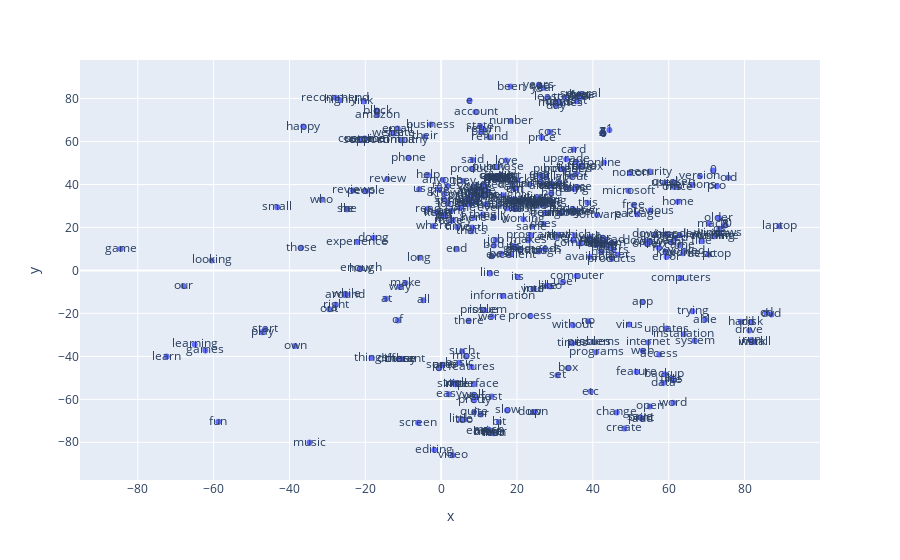

This figure's notebook cell:
### Code cell
# Graficar los embedddings en 2D
import plotly.graph_objects as go
import plotly.express as px

vecs, labels = reduce_dimensions(w2v_model)

MAX_WORDS=400
fig = px.scatter(x=vecs[:MAX_WORDS,0], y=vecs[:MAX_WORDS,1], text=labels[:MAX_WORDS])
fig.show()

### Figure 1 — Plotly figure (JSON) as saved in the notebook; plotly's stock layout.template omitted (floating-point values rounded to 4 significant figures; data arrays with more than 128 entries replaced by an {"elided": "..."} marker saying what was removed)
{"data": [{"hovertemplate": "x=%{x}<br>y=%{y}<br>text=%{text}<extra></extra>", "legendgroup": "", "marker": {"color": "#636efa", "symbol": "circle"}, "mode": "markers+text", "name": "", "orientation": "v", "showlegend": false, "text": {"elided": "400 str values"}, "x": {"elided": "400 float values"}, "xaxis": "x", "y": {"elided": "400 float values"}, "yaxis": "y", "type": "scatter"}], "layout": {"xaxis": {"anchor": "y", "domain": [0.0, 1.0], "title": {"text": "x"}}, "yaxis": {"anchor": "x", "domain": [0.0, 1.0], "title": {"text": "y"}}, "legend": {"tracegroupgap": 0}, "margin": {"t": 60}}}
